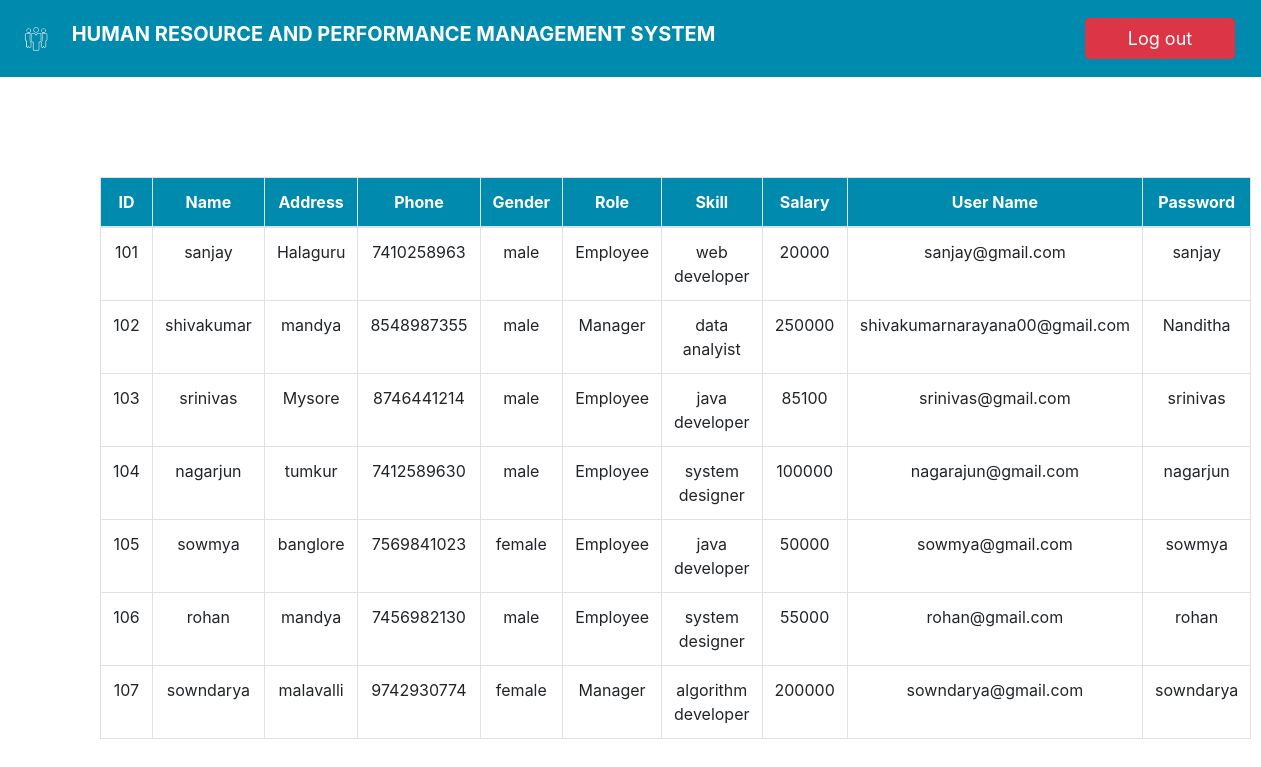
/Admin/viewallemployee.php (signed in), run on the app's committed database.
### tables this page shows
CREATE TABLE `employee` (
  `Emp_id` int(11) NOT NULL,
  `name` varchar(25) DEFAULT NULL,
  `address` varchar(50) DEFAULT NULL,
  `phone` decimal(10,0) DEFAULT NULL,
  `gender` varchar(6) DEFAULT NULL,
  `role` varchar(20) DEFAULT NULL,
  `Skill` varchar(20) DEFAULT NULL,
  `salary` int(11) DEFAULT NULL,
  `username` varchar(35) DEFAULT NULL,
  `password` varchar(15) DEFAULT NULL,
  `rateing` float DEFAULT NULL
);

### Admin/viewallemployee.php (the view, shortened to what this page needs)
<?php
    include "../db.php";
if (isset($_SESSION['Aid'])) {
    $query="call getall();";
    $result=mysqli_query($mysqli,$query);
    }
else{
header("location:http://".$_SERVER['HTTP_HOST'].dirname($_SERVER['PHP_SELF'])."/login.php");
exit();
}
?>
<!DOCTYPE html>
<html lang="en">
<head>
    <link rel="stylesheet" href="../css/bootstrap.min.css">
    <link rel="stylesheet" href="../css/font-awesome-4.7.0/css/font-awesome.css">
</head>
<body>
    <nav class="navbar navbar-dark bg-cus">
  <a class="navbar-brand" href="#">
    <img src="../images/hiring-1-300x300.png" width="40" height="40" class="d-inline-block align-top" alt="">
     <b style="padding: 10px;">HUMAN RESOURCE AND PERFORMANCE MANAGEMENT SYSTEM</b>
      <ul class="nav nav-pills my-ul">
         <li class="nav-item">
          <a class="btn btn-danger" href="logout.php" role="button">Log out</a>
          </li>
      </ul>
  </a>
</nav>
        <table class="table table-bordered text-center container" style="margin:100px;">
       <thead>
           <tr>
               <th scope="col">ID</th>
               <th scope="col">Name</th>
               <th scope="col">Address</th>
               <th scope="col">Phone</th>
               <th scope="col">Gender</th>
               <th scope="col">Role</th>
               <th scope="col">Skill</th>
               <th scope="col">Salary</th>
               <th scope="col">User Name</th>
               <th scope="col">Password</th>
           </tr>
       </thead>
       <tbody>
             <?php
     while ($row=mysqli_fetch_assoc($result)){
           echo "<tr>";
               echo "<td>".$row['Emp_id']."</td>";
               echo "<td>".$row['name']."</td>";
               echo "<td>".$row['address']."</td>";
               echo "<td>".$row['phone']."</td>";
               echo "<td>".$row['gender']."</td>";
               echo "<td>".$row['role']."</td>";
               echo "<td>".$row['Skill']."</td>";
               echo "<td>".$row['salary']."</td>";
               echo "<td>".$row['username']."</td>";
               echo "<td>".$row['password']."</td>";
           echo "</tr>";
     }
?>
       </tbody>
   </table>
    </body>
</html>

### Admin/viewallemployee.php (style rules this page uses)
.my-ul li { padding: 10px; }
.my-ul li a { width: 150px; font-size: 18px; }
.bg-cus { background-color:#008aad; }
th { background-color:#008aad; color: white; }

### data on the page
employee: Emp_id "101", name "sanjay", address "Halaguru", phone "7410258963", gender "male", role "Employee", Skill "web developer", salary "20000", username "sanjay@gmail.com", password "sanjay"
employee: Emp_id "102", name "shivakumar", address "mandya", phone "8548987355", gender "male", role "Manager", Skill "data analyist", salary "250000", username "shivakumarnarayana00@gmail.com", password "Nanditha"
employee: Emp_id "103", name "srinivas", address "Mysore", phone "8746441214", gender "male", role "Employee", Skill "java developer", salary "85100", username "srinivas@gmail.com", password "srinivas"
employee: Emp_id "104", name "nagarjun", address "tumkur", phone "7412589630", gender "male", role "Employee", Skill "system designer", salary "100000", username "nagarajun@gmail.com", password "nagarjun"
employee: Emp_id "105", name "sowmya", address "banglore", phone "7569841023", gender "female", role "Employee", Skill "java developer", salary "50000", username "sowmya@gmail.com", password "sowmya"
employee: Emp_id "106", name "rohan", address "mandya", phone "7456982130", gender "male", role "Employee", Skill "system designer", salary "55000", username "rohan@gmail.com", password "rohan"
employee: Emp_id "107", name "sowndarya", address "malavalli", phone "9742930774", gender "female", role "Manager", Skill "algorithm developer", salary "200000", username "sowndarya@gmail.com", password "sowndarya"
